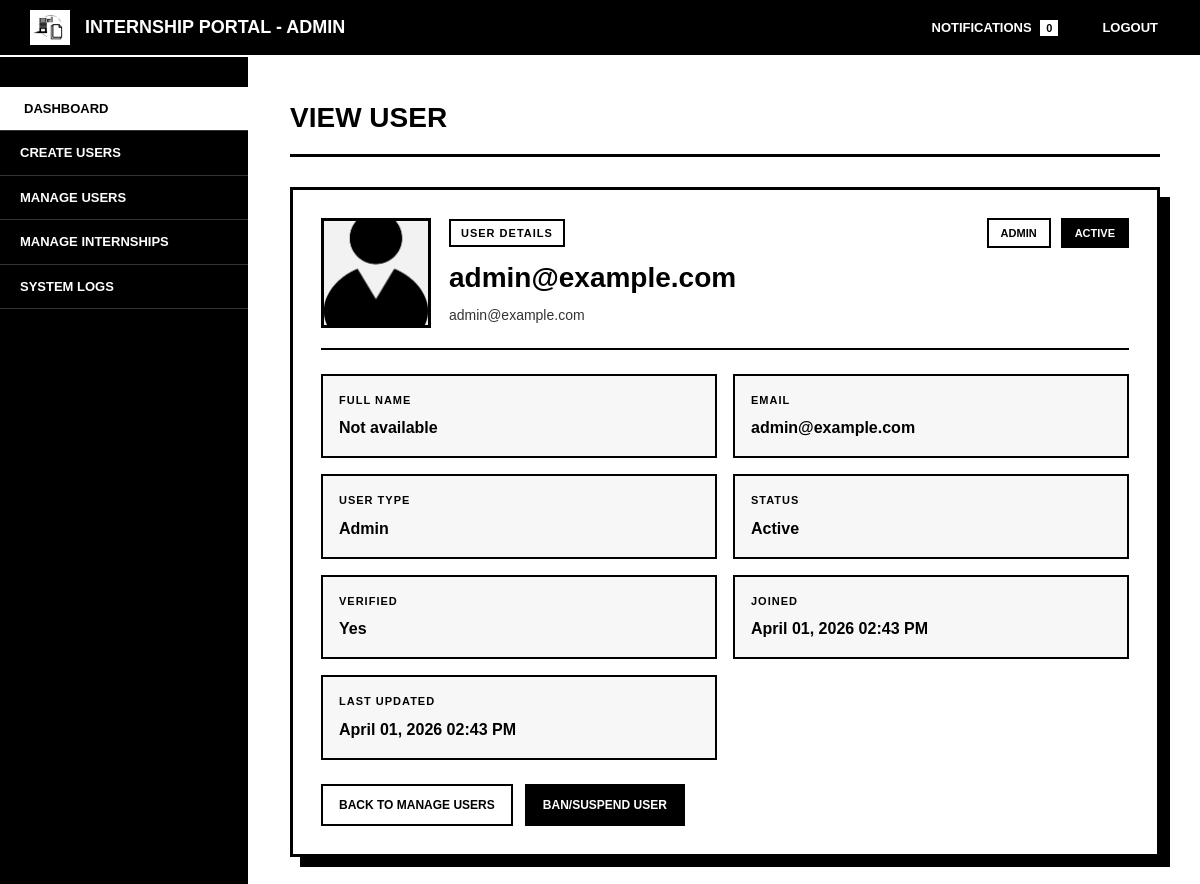
Screenshot of /superadmin/view_users.php?id=2 (signed in) with the database file from the repository.
### tables this page shows
CREATE TABLE `users` (
  `user_id` int(11) NOT NULL,
  `email` varchar(255) NOT NULL,
  `password_hash` varchar(255) DEFAULT NULL,
  `user_type` enum('admin','staff','intern','superadmin') NOT NULL,
  `verified` tinyint(1) DEFAULT 0,
  `created_at` timestamp NOT NULL DEFAULT current_timestamp(),
  `updated_at` timestamp NOT NULL DEFAULT current_timestamp() ON UPDATE current_timestamp(),
  `first_login` tinyint(1) DEFAULT 1,
  `reset_token` varchar(255) DEFAULT NULL,
  `token_expiry` datetime DEFAULT NULL,
  `status` enum('active','banned','suspended') DEFAULT 'active'
);

### includes/functions.php (called while the page is built, shortened)
<?php
function isSuperAdminUser($userType = null) {
    $userType = $userType ?? ($_SESSION['user_type'] ?? null);
    return $userType === 'superadmin';
}
function getAdminAreaLabel() {
    return isSuperAdminUser() ? 'Super Admin' : 'Admin';
}
?>

### superadmin/view_users.php (the view, shortened to what this page needs)
<?php
require_once '../includes/functions.php';
$panelLabel = getAdminAreaLabel();
$userId = isset($_GET['id']) ? (int) $_GET['id'] : 0;
$stmt = $pdo->prepare("SELECT COUNT(*) FROM notifications WHERE user_id = ? AND is_read = 0");
$stmt->execute([$_SESSION['user_id']]);
$unread = $stmt->fetchColumn();
$stmt = $pdo->prepare("
    SELECT
        u.*,
        i.first_name AS intern_first_name,
        i.middle_name AS intern_middle_name,
        i.last_name AS intern_last_name,
        i.suffix AS intern_suffix,
        i.profile_image AS intern_profile_image,
        s.first_name AS staff_first_name,
        s.last_name AS staff_last_name,
        s.email AS staff_email,
        s.position AS staff_position,
        s.profile_image AS staff_profile_image,
        s.company_id AS staff_company_id,
        c.company_name AS staff_company_name,
        ap.admin_fname AS admin_first_name,
        ap.admin_lname AS admin_last_name,
        ap.profile_image AS admin_profile_image
    FROM users u
    LEFT JOIN interns i ON i.user_id = u.user_id
    LEFT JOIN staffs s ON s.user_id = u.user_id
    LEFT JOIN companies c ON c.company_id = s.company_id
    LEFT JOIN admin_profiles ap ON ap.user_id = u.user_id
    WHERE u.user_id = ?
");
$stmt->execute([$userId]);
$user = $stmt->fetch();
function getStatusClass($status) {
    return $status === 'active' ? 'status-active' : 'status-inactive';
}
function getUserTypeClass($type) {
    return 'user-type-' . strtolower($type);
}
function formatStatusLabel($status) {
    return match ($status) {
        'active' => 'Active',
        'banned' => 'Banned',
        'suspended' => 'Suspended',
        default => ucfirst($status),
    };
}
function buildFullName(array $user): string {
    if ($user['user_type'] === 'admin') {
        $parts = [
            trim((string) ($user['admin_first_name'] ?? '')),
            trim((string) ($user['admin_last_name'] ?? '')),
        ];
        return trim(implode(' ', array_filter($parts, fn($part) => $part !== '')));
    }
    return '';
}
function getProfileImageName(array $user): string {
    return 'default.png';
}
?>
<!DOCTYPE html>
<html lang="en">
<head>
    <link rel="stylesheet" href="../assets/css/super_view.css">
    <link rel="stylesheet" href="../assets/css/responsive.css">
</head>
<body>
    <div class="topnav">
        <div class="logo-section">
            <img src="../assets/img/logo.png" alt="Logo">
            <h2>Internship Portal - <?= htmlspecialchars($panelLabel) ?></h2>
        </div>
        <div class="topnav-right">
            <a href="notifications.php">
                Notifications
                <span class="badge"><?= $unread ?></span>
            </a>
            <a href="../logout.php">Logout</a>
        </div>
    </div>
    <div class="wrapper">
        <div class="sidebar">
            <ul>
                <li><a href="index.php" class="active">Dashboard</a></li>
                <li><a href="create_users.php">Create Users</a></li>
                <li><a href="manage_users.php">Manage Users</a></li>
                <li><a href="manage_internships.php">Manage Internships</a></li>
                <li><a href="system_logs.php">System Logs</a></li>
            </ul>
        </div>
        <div class="content">
            <h1>View User</h1>
            <?php
            $statusClass = getStatusClass($user['status']);
            $userTypeClass = getUserTypeClass($user['user_type']);
            $fullName = buildFullName($user);
            $displayName = $fullName !== '' ? $fullName : $user['email'];
            $displayEmail = $user['user_type'] === 'staff' && !empty($user['staff_email'])
                ? $user['staff_email']
                : $user['email'];
            $profileImage = getProfileImageName($user);
            $imagePath = '../assets/img/profile/' . $profileImage;
            ?>
            <div class="profile-card">
                <div class="profile-header">
                    <div class="profile-identity">
                        <div class="profile-image-shell">
                            <img src="<?= htmlspecialchars($imagePath) ?>" alt="Profile image of <?= htmlspecialchars($displayName) ?>" class="profile-image">
                        </div>
                        <div>
                            <p class="eyebrow">User Details</p>
                            <h2><?= htmlspecialchars($displayName) ?></h2>
                            <?php if ($user['user_type'] === 'staff' && !empty($user['staff_company_name'])): ?>
                                <div class="profile-subtitle-row">
                                    <p class="profile-subtitle"><?= htmlspecialchars($user['staff_company_name']) ?></p>
                                    <a href="view_company.php?id=<?= (int) $user['staff_company_id'] ?>" class="profile-link-button">View</a>
                                </div>
                            <?php else: ?>
                                <p class="profile-subtitle"><?= htmlspecialchars($displayEmail) ?></p>
                            <?php endif; ?>
                        </div>
                    </div>
                    <div class="profile-badges">
                        <span class="user-type-badge <?= $userTypeClass ?>">
                            <?= ucfirst($user['user_type']) ?>
                        </span>
                        <span class="status-badge <?= $statusClass ?>">
                            <?= htmlspecialchars(formatStatusLabel($user['status'])) ?>
                        </span>
                    </div>
                </div>
                <div class="details-grid">
                    <div class="detail-item">
                        <span class="detail-label">Full Name</span>
                        <span class="detail-value"><?= htmlspecialchars($fullName !== '' ? $fullName : 'Not available') ?></span>
                    </div>
                    <div class="detail-item">
                        <span class="detail-label">Email</span>
                        <span class="detail-value"><?= htmlspecialchars($displayEmail) ?></span>
                    </div>
                    <div class="detail-item">
                        <span class="detail-label">User Type</span>
                        <span class="detail-value"><?= ucfirst($user['user_type']) ?></span>
                    </div>
                    <div class="detail-item">
                        <span class="detail-label">Status</span>
                        <span class="detail-value"><?= htmlspecialchars(formatStatusLabel($user['status'])) ?></span>
                    </div>
                    <div class="detail-item">
                        <span class="detail-label">Verified</span>
                        <span class="detail-value"><?= !empty($user['verified']) ? 'Yes' : 'No' ?></span>
                    </div>
                    <div class="detail-item">
                        <span class="detail-label">Joined</span>
                        <span class="detail-value"><?= date('F d, Y h:i A', strtotime($user['created_at'])) ?></span>
                    </div>
                    <div class="detail-item">
                        <span class="detail-label">Last Updated</span>
                        <span class="detail-value"><?= date('F d, Y h:i A', strtotime($user['updated_at'])) ?></span>
                    </div>
                </div>
                <div class="action-row">
                    <a href="manage_users.php" class="btn-action">Back to Manage Users</a>
                    <?php if ($user['user_type'] !== 'superadmin'): ?>
                        <a href="toggle_status.php?id=<?= $user['user_id'] ?>"
                           class="btn-action btn-secondary"
                           onclick="return confirm('Change status for <?= htmlspecialchars($user['email']) ?>?')">
                            <?= $user['status'] === 'active' ? 'Ban/Suspend User' : 'Activate User' ?>
                        </a>
                    <?php endif; ?>
                </div>
            </div>
        </div>
    </div>
</body>
</html>

### assets/css/super_view.css (style rules this page uses)
* { margin: 0; padding: 0; box-sizing: border-box; }
body { font-family: Arial, Helvetica, sans-serif; background-color: #ffffff; color: #000000; line-height: 1.5; min-height: 100vh; }
.topnav { background-color: #000000; color: #ffffff; padding: 10px 30px; display: flex; justify-content: space-between; align-items: center; border-bottom: 2px solid #ffffff; }
.logo-section { display: flex; align-items: center; gap: 15px; }
.logo-section img { max-width: 40px; height: auto; border: 2px solid #ffffff; }
.logo-section h2 { font-size: 18px; font-weight: bold; text-transform: uppercase; color: #ffffff; margin: 0; }
.topnav-right { display: flex; gap: 20px; }
.topnav-right a { color: #ffffff; text-decoration: none; font-size: 13px; font-weight: bold; text-transform: uppercase; padding: 5px 10px; border: 2px solid transparent; transition: all 0.3s ease; }
.badge { background-color: #ffffff; color: #000000; padding: 2px 6px; font-size: 11px; font-weight: bold; margin-left: 5px; }
.wrapper { display: flex; min-height: calc(100vh - 60px); }
.sidebar { width: 250px; background-color: #000000; color: #ffffff; padding: 30px 0; border-right: 2px solid #ffffff; flex-shrink: 0; }
.sidebar ul { list-style: none; }
.sidebar li { border-bottom: 1px solid #333333; }
.sidebar a { display: block; color: #ffffff; text-decoration: none; padding: 12px 20px; text-transform: uppercase; font-size: 13px; font-weight: bold; transition: all 0.3s ease; }
.sidebar a.active { background-color: #ffffff; color: #000000; border-left: 4px solid #ffffff; }
.content { flex: 1; padding: 40px; background-color: #ffffff; overflow-y: auto; max-height: calc(100vh - 60px); }
.content h1 { font-size: 28px; font-weight: bold; text-transform: uppercase; margin-bottom: 30px; border-bottom: 3px solid #000000; padding-bottom: 15px; }
.profile-card { border: 3px solid #000000; background-color: #ffffff; box-shadow: 10px 10px 0 #000000; padding: 28px; }
.profile-header { display: flex; justify-content: space-between; align-items: flex-start; gap: 20px; padding-bottom: 20px; margin-bottom: 24px; border-bottom: 2px solid #000000; }
.profile-identity { display: flex; align-items: center; gap: 18px; min-width: 0; }
.profile-image-shell { width: 110px; height: 110px; border: 3px solid #000000; background-color: #f2f2f2; overflow: hidden; flex-shrink: 0; }
.profile-image { width: 100%; height: 100%; object-fit: cover; display: block; }
.eyebrow { display: inline-block; margin-bottom: 10px; padding: 4px 10px; border: 2px solid #000000; font-size: 11px; font-weight: bold; text-transform: uppercase; letter-spacing: 1px; }
.profile-header h2 { font-size: 28px; word-break: break-word; }
.profile-subtitle { margin-top: 6px; font-size: 14px; color: #333333; word-break: break-word; }
.profile-badges { display: flex; flex-wrap: wrap; justify-content: flex-end; gap: 10px; }
.details-grid { display: grid; grid-template-columns: repeat(2, minmax(220px, 1fr)); gap: 16px; margin-bottom: 24px; }
.detail-item { border: 2px solid #000000; padding: 16px; background-color: #f7f7f7; }
.detail-label { display: block; margin-bottom: 8px; font-size: 11px; font-weight: bold; text-transform: uppercase; letter-spacing: 1px; }
.detail-value { display: block; font-size: 16px; font-weight: bold; word-break: break-word; }
.status-badge { display: inline-block; padding: 5px 12px; font-weight: bold; text-transform: uppercase; font-size: 11px; border: 2px solid #000000; }
.status-active { background-color: #000000; color: #ffffff; }
.user-type-badge { display: inline-block; padding: 5px 12px; font-weight: bold; text-transform: uppercase; font-size: 11px; border: 2px solid #000000; }
.user-type-admin { background-color: #ffffff; color: #000000; border: 2px solid #000000; }
.action-row { display: flex; flex-wrap: wrap; gap: 12px; }
.btn-action { display: inline-block; padding: 10px 16px; text-decoration: none; font-weight: bold; text-transform: uppercase; font-size: 12px; border: 2px solid #000000; transition: all 0.3s ease; background-color: #ffffff; color: #000000; }
.btn-secondary { background-color: #000000; color: #ffffff; }

### rows the page displays
users: email "admin@example.com", user_type "ADMIN", status "ACTIVE", user_type "Admin", status "Active", created_at "April 01, 2026 02:43 PM", updated_at "April 01, 2026 02:43 PM"

### other values shown
$panelLabel "ADMIN"
$unread "0"
$fullName !== '' ? $fullName : 'Not available' "Not available"
